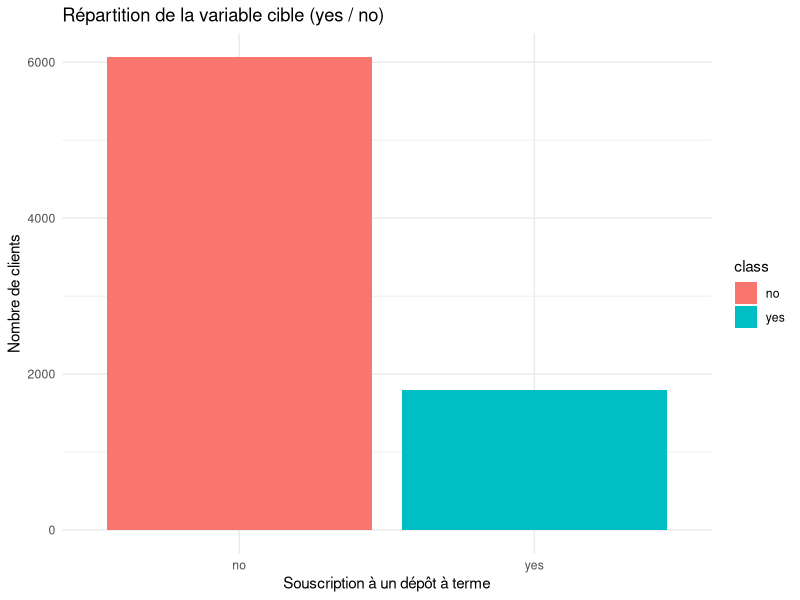
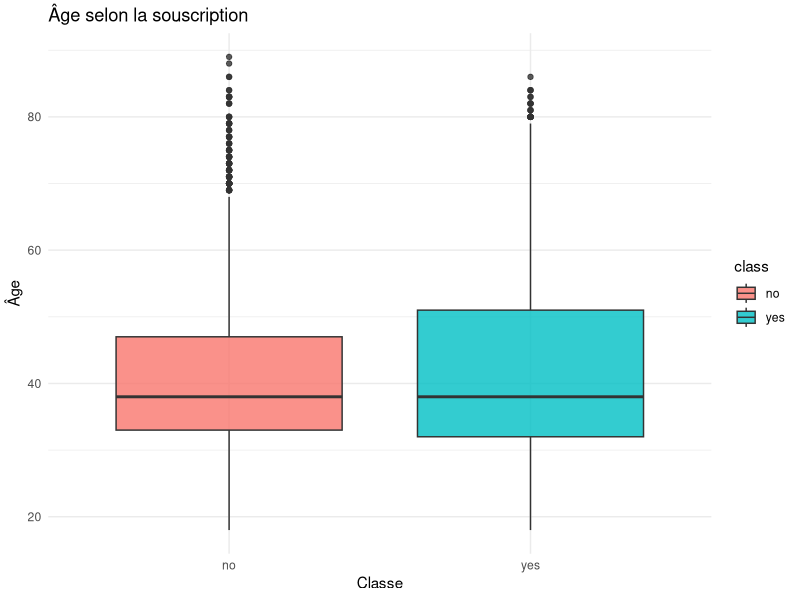
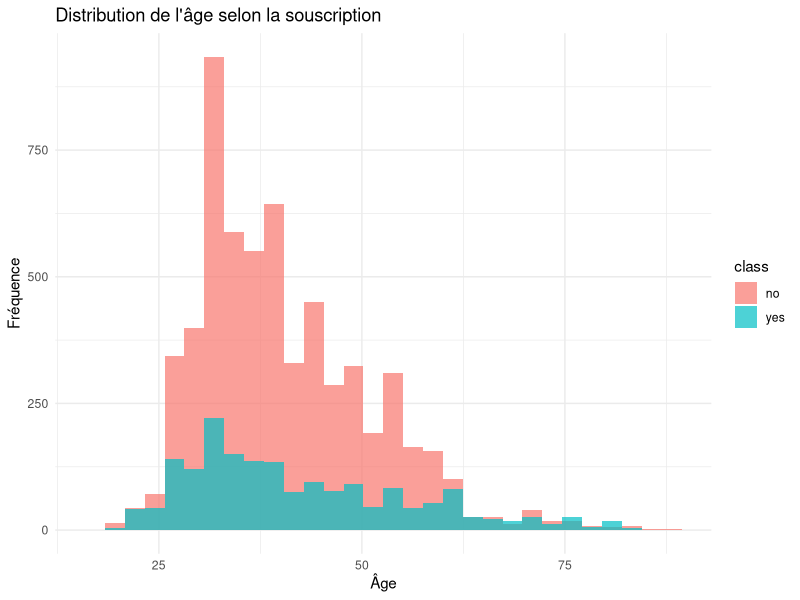
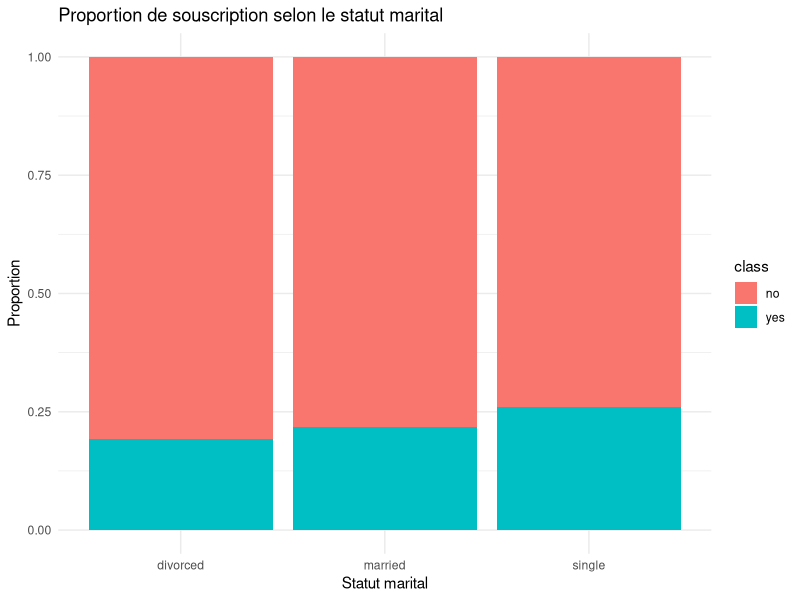
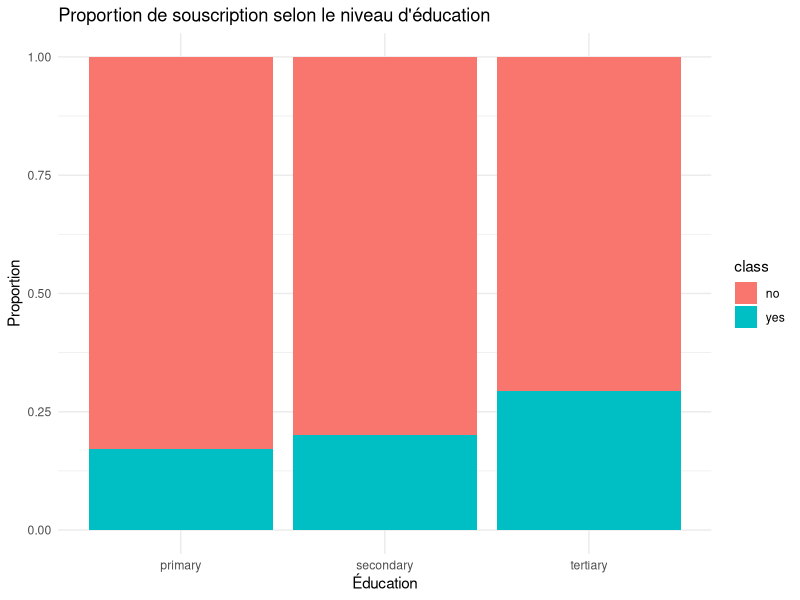
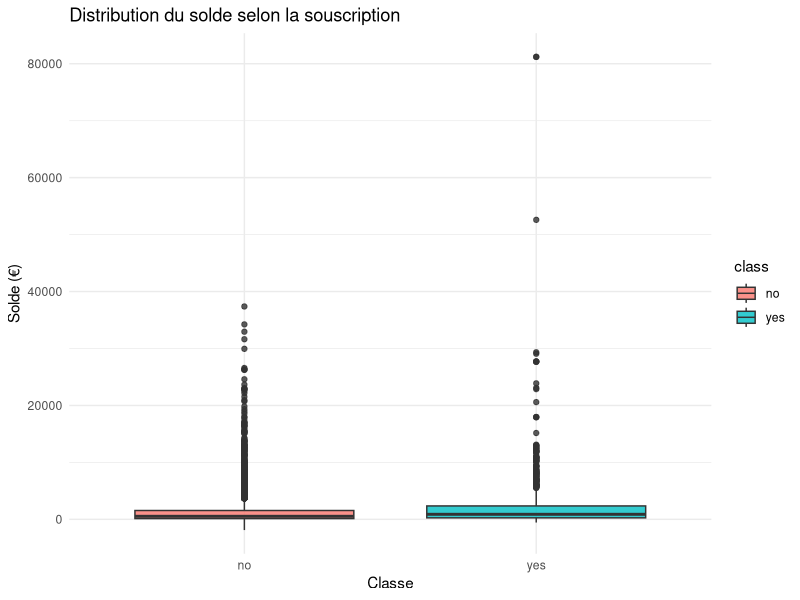
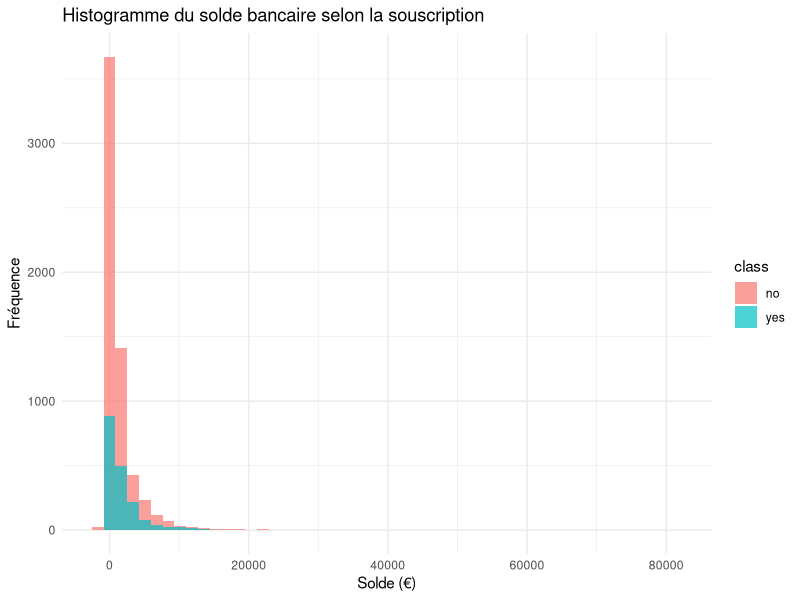
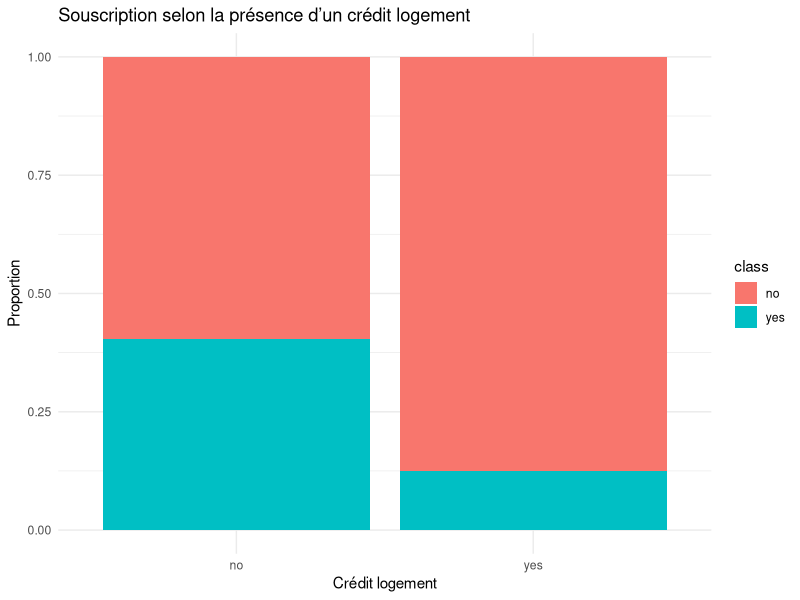

Source code (R) for these figures, in order:
library(ggplot2)
library(dplyr)
library(GGally)
library(vcd)

data <- read.csv("7 bank_marketing.csv", sep = ";")


# Aperçu des données
cat("=== Structure du dataset ===\n")
str(data)
cat("\n=== Résumé statistique ===\n")
summary(data)

# --- 3. Distribution de la variable cible ---
ggplot(data, aes(x = class, fill = class)) +
  geom_bar() +
  labs(title = "Répartition de la variable cible (yes / no)",
       x = "Souscription à un dépôt à terme", y = "Nombre de clients") +
  theme_minimal()

# --- 4. Variables socio-démographiques ---

# Âge (boxplot + histogramme)
ggplot(data, aes(x = class, y = age, fill = class)) +
  geom_boxplot(alpha = 0.8) +
  labs(title = "Âge selon la souscription", x = "Classe", y = "Âge") +
  theme_minimal()

ggplot(data, aes(x = age, fill = class)) +
  geom_histogram(bins = 30, alpha = 0.7, position = "identity") +
  labs(title = "Distribution de l'âge selon la souscription", x = "Âge", y = "Fréquence") +
  theme_minimal()

# Statut marital
ggplot(data, aes(x = marital, fill = class)) +
  geom_bar(position = "fill") +
  labs(title = "Proportion de souscription selon le statut marital",
       x = "Statut marital", y = "Proportion") +
  theme_minimal()

# Niveau d'éducation
ggplot(data, aes(x = education, fill = class)) +
  geom_bar(position = "fill") +
  labs(title = "Proportion de souscription selon le niveau d'éducation",
       x = "Éducation", y = "Proportion") +
  theme_minimal()

# --- 5. Variables financières ---

# Solde du compte (balance)
ggplot(data, aes(x = class, y = balance, fill = class)) +
  geom_boxplot(alpha = 0.8) +
  labs(title = "Distribution du solde selon la souscription",
       x = "Classe", y = "Solde (€)") +
  theme_minimal()

ggplot(data, aes(x = balance, fill = class)) +
  geom_histogram(bins = 50, alpha = 0.7, position = "identity") +
  labs(title = "Histogramme du solde bancaire selon la souscription",
       x = "Solde (€)", y = "Fréquence") +
  theme_minimal()

# Crédit logement et crédit personnel
ggplot(data, aes(x = housing, fill = class)) +
  geom_bar(position = "fill") +
  labs(title = "Souscription selon la présence d’un crédit logement",
       x = "Crédit logement", y = "Proportion") +
  theme_minimal()

ggplot(data, aes(x = loan, fill = class)) +
  geom_bar(position = "fill") +
  labs(title = "Souscription selon la présence d’un crédit personnel",
       x = "Crédit personnel", y = "Proportion") +
  theme_minimal()



# --- 6. Corrélations numériques globales ---
num_data <- data %>% select_if(is.numeric)
if (ncol(num_data) > 1) {
  print("=== Matrice de corrélation des variables numériques ===")
  print(cor(num_data, use = "complete.obs"))
  ggcorr(num_data, label = TRUE, label_size = 3)
}

# --- 7. Tests statistiques (Chi² d'indépendance) ---
cat("\n=== Tests du Chi² d'indépendance ===\n")
if (is.factor(data$marital)) print(assocstats(table(data$marital, data$class)))
if (is.factor(data$housing)) print(assocstats(table(data$housing, data$class)))
if (is.factor(data$loan)) print(assocstats(table(data$loan, data$class)))
if (is.factor(data$education)) print(assocstats(table(data$education, data$class)))
if (is.factor(data$poutcome)) print(assocstats(table(data$poutcome, data$class)))

# --- 8. Analyse synthétique ---
cat("
---------------------------------------------------------------
INTERPRÉTATION DES TENDANCES :
---------------------------------------------------------------
• Les clients sans crédit logement (housing = no) sont plus enclins à souscrire.
• Ceux avec un crédit personnel (loan = yes) souscrivent moins souvent.
• L'âge médian et le solde (balance) sont plus élevés chez les souscripteurs.
• Une longue durée d'appel (duration) augmente fortement la probabilité de 'yes'.
• Le succès d'une campagne précédente (poutcome = success) est un facteur clé.
• Les tests du Chi² confirment des liens significatifs entre 'marital', 'education',
  'housing', 'loan', 'poutcome' et la variable cible 'class'.
---------------------------------------------------------------
")
